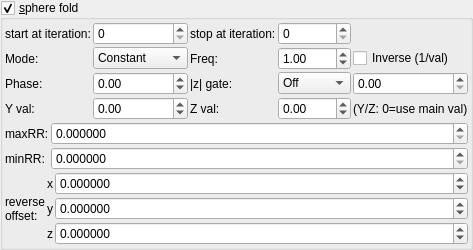
    <widget class="MyGroupBox" name="groupCheck_transf_function_enabledF_false">
     <property name="title">
      <string>&amp;sphere fold</string>
     </property>
     <property name="checkable">
      <bool>true</bool>
     </property>
     <layout class="QVBoxLayout" name="verticalLayout_12" stretch="0,0,0">
      <property name="spacing">
       <number>2</number>
      </property>
      <property name="leftMargin">
       <number>2</number>
      </property>
      <property name="topMargin">
       <number>2</number>
      </property>
      <property name="rightMargin">
       <number>2</number>
      </property>
      <property name="bottomMargin">
       <number>2</number>
      </property>
      <item>
       <layout class="QGridLayout" name="gridLayout_68">
        <property name="spacing">
         <number>2</number>
        </property>
        <item row="0" column="2">
         <widget class="QLabel" name="label_262">
          <property name="text">
           <string>stop at iteration:</string>
          </property>
         </widget>
        </item>
        <item row="0" column="0">
         <widget class="QLabel" name="label_254">
          <property name="text">
           <string>start at iteration:</string>
          </property>
         </widget>
        </item>
        <item row="0" column="3">
         <widget class="MySpinBox" name="spinboxInt_transf_stop_iterations_F">
          <property name="sizePolicy">
           <sizepolicy hsizetype="Minimum" vsizetype="Maximum">
            <horstretch>0</horstretch>
            <verstretch>0</verstretch>
           </sizepolicy>
          </property>
          <property name="maximum">
           <number>999</number>
          </property>
         </widget>
        </item>
      <item row="1" column="0">
       <widget class="QLabel"><property name="text"><string>Mode:</string></property></widget>
      </item>
      <item row="1" column="1">
       <widget class="MyComboBox" name="comboBox_transf_multiplier_value_mode_5">
        <item><property name="text"><string notr="true">Constant</string></property></item>
        <item><property name="text"><string notr="true">Sine</string></property></item>
        <item><property name="text"><string notr="true">Ramp</string></property></item>
        <item><property name="text"><string notr="true">Exponential</string></property></item>
        <item><property name="text"><string notr="true">Triangle</string></property></item>
        <item><property name="text"><string notr="true">Square</string></property></item>
        <item><property name="text"><string notr="true">Smoothstep</string></property></item>
        <item><property name="text"><string notr="true">Noise</string></property></item>
        <item><property name="text"><string notr="true">Ping-pong</string></property></item>
        <item><property name="text"><string notr="true">Stepped</string></property></item>
       </widget>
      </item>
      <item row="1" column="2">
       <widget class="QLabel"><property name="text"><string>Freq:</string></property></widget>
      </item>
      <item row="1" column="3">
       <widget class="MyDoubleSpinBox" name="spinbox_transf_multiplier_frequency_5">
        <property name="minimum"><double>0.01</double></property><property name="maximum"><double>100.0</double></property>
        <property name="singleStep"><double>0.1</double></property><property name="value"><double>1.0</double></property>
       </widget>
      </item>
      <item row="1" column="4" colspan="2">
       <widget class="MyCheckBox" name="checkBox_transf_multiplier_inverse_5">
        <property name="text"><string>Inverse (1/val)</string></property>
       </widget>
      </item>
      <item row="2" column="0">
       <widget class="QLabel"><property name="text"><string>Phase:</string></property></widget>
      </item>
      <item row="2" column="1">
       <widget class="MyDoubleSpinBox" name="spinbox_transf_multiplier_phase_5">
        <property name="minimum"><double>-10.0</double></property><property name="maximum"><double>10.0</double></property>
        <property name="singleStep"><double>0.1</double></property><property name="value"><double>0.0</double></property>
       </widget>
      </item>
      <item row="2" column="2">
       <widget class="QLabel"><property name="text"><string>|z| gate:</string></property></widget>
      </item>
      <item row="2" column="3">
       <widget class="MyComboBox" name="comboBox_transf_multiplier_threshold_mode_5">
        <item><property name="text"><string notr="true">Off</string></property></item>
        <item><property name="text"><string notr="true">&gt; thresh</string></property></item>
        <item><property name="text"><string notr="true">&lt; thresh</string></property></item>
       </widget>
      </item>
      <item row="2" column="4" colspan="2">
       <widget class="MyDoubleSpinBox" name="spinbox_transf_multiplier_threshold_5">
        <property name="minimum"><double>0.0</double></property><property name="maximum"><double>1000.0</double></property>
        <property name="singleStep"><double>0.1</double></property><property name="value"><double>0.0</double></property>
       </widget>
      </item>
      <item row="3" column="0">
       <widget class="QLabel"><property name="text"><string>Y val:</string></property></widget>
      </item>
      <item row="3" column="1">
       <widget class="MyDoubleSpinBox" name="spinbox_transf_multiplier_scale_y_5">
        <property name="minimum"><double>-100.0</double></property><property name="maximum"><double>100.0</double></property>
        <property name="singleStep"><double>0.01</double></property><property name="value"><double>0.0</double></property>
       </widget>
      </item>
      <item row="3" column="2">
       <widget class="QLabel"><property name="text"><string>Z val:</string></property></widget>
      </item>
      <item row="3" column="3">
       <widget class="MyDoubleSpinBox" name="spinbox_transf_multiplier_scale_z_5">
        <property name="minimum"><double>-100.0</double></property><property name="maximum"><double>100.0</double></property>
        <property name="singleStep"><double>0.01</double></property><property name="value"><double>0.0</double></property>
       </widget>
      </item>
      <item row="3" column="4" colspan="2">
       <widget class="QLabel"><property name="text"><string notr="true">(Y/Z: 0=use main val)</string></property></widget>
      </item>
        <item row="0" column="1">
         <widget class="MySpinBox" name="spinboxInt_transf_start_iterations_F">
          <property name="sizePolicy">
           <sizepolicy hsizetype="Minimum" vsizetype="Maximum">
            <horstretch>0</horstretch>
            <verstretch>0</verstretch>
           </sizepolicy>
          </property>
          <property name="maximum">
           <number>999</number>
          </property>
         </widget>
        </item>
       </layout>
      </item>
      <item>
       <layout class="QGridLayout" name="gridLayout_71" columnstretch="0,0,1">
        <property name="spacing">
         <number>2</number>
        </property>
        <item row="1" column="2">
         <widget class="MyDoubleSpinBox" name="spinbox_transf_minimum_radius_0">
          <property name="sizePolicy">
           <sizepolicy hsizetype="Minimum" vsizetype="Maximum">
            <horstretch>0</horstretch>
            <verstretch>0</verstretch>
           </sizepolicy>
          </property>
          <property name="prefix">
           <string/>
          </property>
          <property name="suffix">
           <string/>
          </property>
          <property name="decimals">
           <number>6</number>
          </property>
          <property name="minimum">
           <double>0.000000000000000</double>
          </property>
          <property name="maximum">
           <double>999.999000000000024</double>
          </property>
          <property name="singleStep">
           <double>0.100000000000000</double>
          </property>
         </widget>
        </item>
        <item row="0" column="2">
         <widget class="MyDoubleSpinBox" name="spinbox_transf_maxR2_1">
          <property name="sizePolicy">
           <sizepolicy hsizetype="Minimum" vsizetype="Maximum">
            <horstretch>0</horstretch>
            <verstretch>0</verstretch>
           </sizepolicy>
          </property>
          <property name="prefix">
           <string/>
          </property>
          <property name="suffix">
           <string/>
          </property>
          <property name="decimals">
           <number>6</number>
          </property>
          <property name="minimum">
           <double>0.000000000000000</double>
          </property>
          <property name="maximum">
           <double>999.999000000000024</double>
          </property>
          <property name="singleStep">
           <double>0.100000000000000</double>
          </property>
         </widget>
        </item>
        <item row="1" column="1">
         <widget class="QLabel" name="label_47">
          <property name="text">
           <string>minRR:</string>
          </property>
         </widget>
        </item>
        <item row="0" column="1">
         <widget class="QLabel" name="label_16">
          <property name="text">
           <string>maxRR:</string>
          </property>
         </widget>
        </item>
       </layout>
      </item>
      <item>
       <layout class="QGridLayout" name="gridLayout_69" columnstretch="0,0,0,1">
        <property name="spacing">
         <number>2</number>
        </property>
        <item row="2" column="2">
         <widget class="QLabel" name="label_129">
          <property name="text">
           <string notr="true">z</string>
          </property>
         </widget>
        </item>
        <item row="1" column="2">
         <widget class="QLabel" name="label_130">
          <property name="text">
           <string notr="true">y</string>
          </property>
         </widget>
        </item>
        <item row="0" column="2">
         <widget class="QLabel" name="label_131">
          <property name="text">
           <string notr="true">x</string>
          </property>
         </widget>
        </item>
        <item row="0" column="3">
         <widget class="MyDoubleSpinBox" name="spinbox3_mandelbox_offset_x">
          <property name="sizePolicy">
           <sizepolicy hsizetype="Minimum" vsizetype="Maximum">
            <horstretch>0</horstretch>
            <verstretch>0</verstretch>
           </sizepolicy>
          </property>
          <property name="prefix">
           <string/>
          </property>
          <property name="suffix">
           <string/>
          </property>
          <property name="decimals">
           <number>6</number>
          </property>
          <property name="minimum">
           <double>-100.000000000000000</double>
          </property>
          <property name="maximum">
           <double>100.000000000000000</double>
          </property>
          <property name="singleStep">
           <double>0.100000000000000</double>
          </property>
         </widget>
        </item>
        <item row="1" column="3">
         <widget class="MyDoubleSpinBox" name="spinbox3_mandelbox_offset_y">
          <property name="sizePolicy">
           <sizepolicy hsizetype="Minimum" vsizetype="Maximum">
            <horstretch>0</horstretch>
            <verstretch>0</verstretch>
           </sizepolicy>
          </property>
          <property name="prefix">
           <string/>
          </property>
          <property name="suffix">
           <string/>
          </property>
          <property name="decimals">
           <number>6</number>
          </property>
          <property name="minimum">
           <double>-100.000000000000000</double>
          </property>
          <property name="maximum">
           <double>100.000000000000000</double>
          </property>
          <property name="singleStep">
           <double>0.100000000000000</double>
          </property>
         </widget>
        </item>
        <item row="2" column="3">
         <widget class="MyDoubleSpinBox" name="spinbox3_mandelbox_offset_z">
          <property name="sizePolicy">
           <sizepolicy hsizetype="Minimum" vsizetype="Maximum">
            <horstretch>0</horstretch>
            <verstretch>0</verstretch>
           </sizepolicy>
          </property>
          <property name="prefix">
           <string/>
          </property>
          <property name="suffix">
           <string/>
          </property>
          <property name="decimals">
           <number>6</number>
          </property>
          <property name="minimum">
           <double>-100.000000000000000</double>
          </property>
          <property name="maximum">
           <double>100.000000000000000</double>
          </property>
          <property name="singleStep">
           <double>0.100000000000000</double>
          </property>
         </widget>
        </item>
        <item row="0" column="1" rowspan="3">
         <widget class="QLabel" name="label_264">
          <property name="text">
           <string>reverse
offset:</string>
          </property>
         </widget>
        </item>
       </layout>
      </item>
     </layout>
    </widget>
